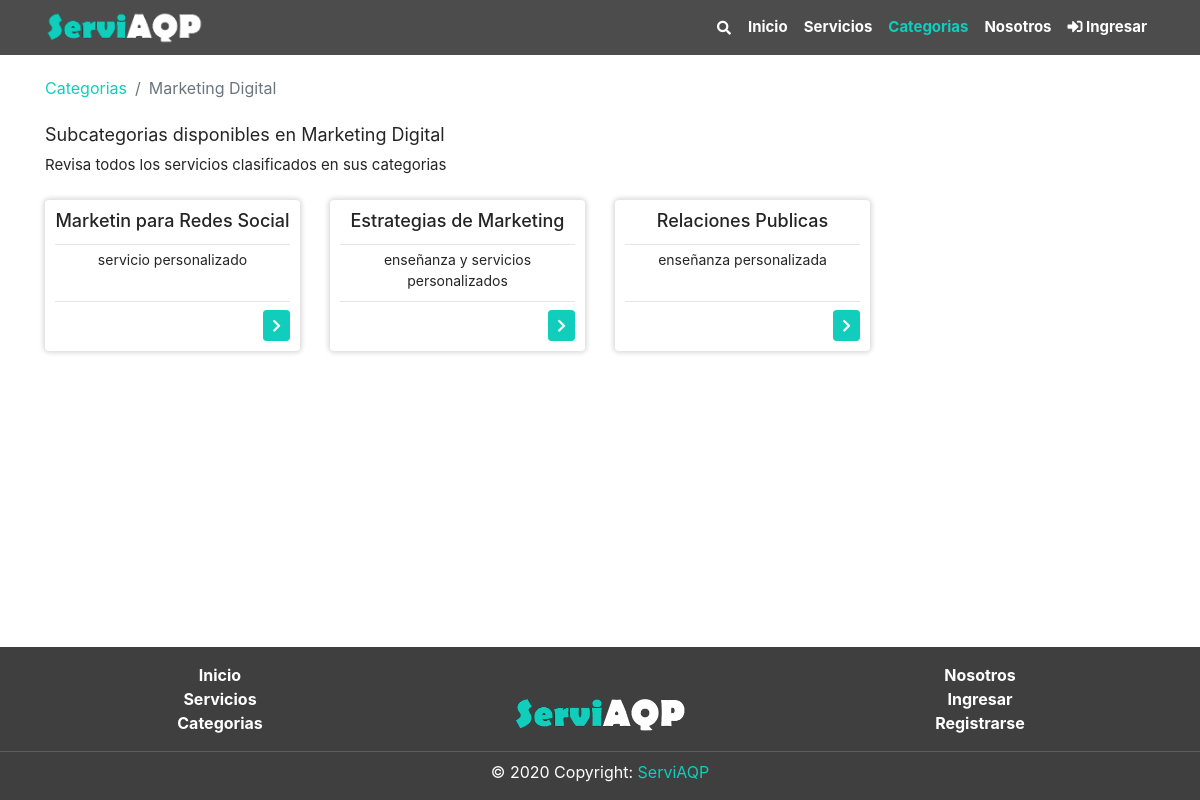
/Categorias/subcategoria?id=6&nombre=Marketing Digital, run on the app's committed database.
### tables this page shows
CREATE TABLE `subcategoria` (
  `SubCatId` int(11) NOT NULL,
  `SubCatCatId` int(11) NOT NULL,
  `SubCatNom` varchar(50) NOT NULL,
  `SubCatDes` text NOT NULL,
  `SubCatEstReg` int(11) NOT NULL DEFAULT 1,
  `SubCatFecCre` timestamp NOT NULL DEFAULT current_timestamp() ON UPDATE current_timestamp()
);

### includes/global_variable.php (called while the page is built)
<?php
$dirEjec = "/ServiAQP";
?>

### Categorias/subcategoria/index.php (the view, shortened to what this page needs)
<?php
include("../../includes/global_variable.php");
include("../../includes/header.php");
$id_categoria = $_GET["id"];
$nom_categoria = $_GET["nombre"];
?>
<div class="section pt-3">
	<div class="container">
		<nav aria-label="breadcrumb">
			<ol class="breadcrumb p-0">
				<li class="breadcrumb-item"><a href="<?php echo $dirEjec ?>/categorias">Categorias</a></li>
				<li class="breadcrumb-item active" aria-current="page"><?php echo $nom_categoria?></li>
			</ol>
		</nav>
	</div>
	<div class="container pt-4">
		<div class="mb-4">
			<h5>Subcategorias disponibles en <?php echo $nom_categoria?></h5>
			<p>Revisa todos los servicios clasificados en sus categorias</p>
		</div>
		<div class="row justify-content-right">
			<?php
			$query = "SELECT * FROM subcategoria WHERE SubCatCatId=".$id_categoria;
			$resultProduct = mysqli_query($conn, $query);
			while ($row = mysqli_fetch_array($resultProduct)) {
			?>
				<div class="col-sm-6 col-md-4 col-lg-3 col-xl-3">
					<div class="card mb-4 border-0 ">
						<div class="card-body text-center pad_body_ser">
							<h3 class="card-title "> <?= $row['SubCatNom'] ?> </h3>
							<hr class="pt-0 mt-0 mb-1">
							<textarea disabled class="descrip text-center"><?= $row['SubCatDes'] ?></textarea>
							<hr class="pt-0 mt-0 mb-2">
							<a href="servicio?scid=<?= $row['SubCatId'] ?>&cid=<?= $id_categoria ?>&scn=<?= $row['SubCatNom'] ?>&cn=<?= $nom_categoria?>" class="btn btn-primary btn-sm float-right"><em class="fas fa-chevron-right"></em></a>
						</div>
					</div>
				</div>
			<?php
			}
			?>
		</div>
	</div>
	<?php
	include("../../includes/footer.php");
	?>

### frontend/css/style.css (style rules this page uses)
:root { --color-principal: #11cdbb; --fondo-principal: white; --color-principal-hover: rgb(24, 170, 155); --color-principal-disa: #32dbca; --color-footer: rgb(63, 63, 63); --color-font: rgb(37, 37, 37); }
* { margin: 0; padding: 0; -webkit-box-sizing: border-box; -moz-box-sizing: border-box; box-sizing: border-box; }
html { position: relative; min-height: 100%; background-color: var(--fondo-principal); }
body { margin-bottom: 190px; background-color: var(--fondo-principal); color: var(--color-font); }
div.section { background-color: var(--fondo-principal); margin-top: 60px; }
p { font-size: 15px; }
h5 { font-size: 18px; font-weight: normal; }
a { color: var(--color-principal); }
.btn-primary { background-color: var(--color-principal); border-color: var(--color-principal); }
.card-title { font-size: 18px; text-overflow: ellipsis; white-space: nowrap; overflow: hidden; }
.card-body { padding: 15px; }
.card { backface-visibility: hidden; transition: 0.5s; box-shadow: 0 0 5px 2px rgba(0, 0, 0, 0.1), 0 0 5px 2px rgba(0, 0, 0, 0.05); }
.card-body { position: relative; }
.pad_body_ser { padding: 10px; }
.descrip { width: 100%; border: 0px; resize: none; padding-left: 0px; padding-right: 0px; padding-top: 0px; padding-bottom: 4px; font-size: 14px; margin-top: 0px; background-color: white; font-weight: normal; line-height: 1.5; color: var(--color-font); overflow: hidden; }
.breadcrumb { background-color: var(--fondo-principal); border-radius: 0px; margin-bottom: 0px !important; padding-bottom: 0px !important; }

### data on the page
subcategoria: SubCatNom "Marketin para Redes Social", SubCatDes "servicio personalizado"
subcategoria: SubCatNom "Estrategias de Marketing", SubCatDes "enseñanza y servicios personalizados"
subcategoria: SubCatNom "Relaciones Publicas", SubCatDes "enseñanza personalizada"

### other printed values
$nom_categoria "Marketing Digital"
